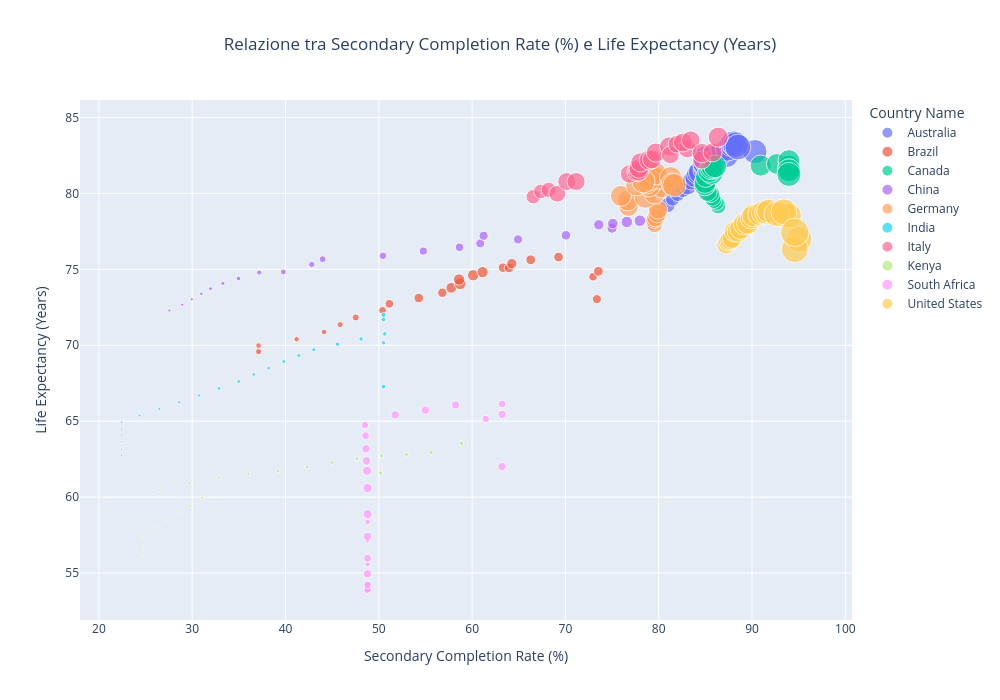

This figure's notebook cell:
### Markdown cell above
## 2. Relazioni tra Educazione e Sviluppo

### Code cell
# Relazione tra Secondary Completion e Life Expectancy
fig = plot_scatter_relationships(
    df,
    x_col='Secondary Completion Rate (%)',
    y_col='Life Expectancy (Years)',
    size_col='GDP per Capita',
)
fig.show()

# Calcola correlazione
corr = df['Secondary Completion Rate (%)'].corr(df['Life Expectancy (Years)'])
print(f"\nCorrelazione: {corr:.3f}")

### Figure 1 — Plotly figure (JSON) as saved in the notebook; plotly's stock layout.template omitted (floating-point values rounded to 4 significant figures)
{"data": [{"customdata": [["Australia", 2000], ["Australia", 2001], ["Australia", 2002], ["Australia", 2003], ["Australia", 2004], ["Australia", 2005], ["Australia", 2006], ["Australia", 2007], ["Australia", 2008], ["Australia", 2009], ["Australia", 2010], ["Australia", 2011], ["Australia", 2012], ["Australia", 2013], ["Australia", 2014], ["Australia", 2015], ["Australia", 2016], ["Australia", 2017], ["Australia", 2018], ["Australia", 2019], ["Australia", 2020], ["Australia", 2021], ["Australia", 2022], ["Australia", 2023]], "hovertemplate": "Country Name=%{customdata[0]}<br>Secondary Completion Rate (%)=%{x}<br>Life Expectancy (Years)=%{y}<br>GDP per Capita=%{marker.size}<br>Year=%{customdata[1]}<extra></extra>", "legendgroup": "Australia", "marker": {"color": "#636efa", "size": [21870.0, 19700.0, 20300.0, 23720.0, 30840.0, 34480.0, 36600.0, 41050.0, 49700.0, 42820.0, 52140.0, 62610.0, 68070.0, 68190.0, 62540.0, 56740.0, 49890.0, 53900.0, 57200.0, 54970.0, 51790.0, 60610.0, 65000.0, 64840.0], "sizemode": "area", "sizeref": 194.7, "symbol": "circle"}, "mode": "markers", "name": "Australia", "orientation": "v", "showlegend": true, "type": "scatter", "x": [80.96, 81.49, 82.02, 82.6, 83.1, 83.52, 83.84, 84.09, 84.39, 84.8, 85.02, 85.03, 85.02, 85.19, 85.03, 85.79, 87.3, 86.41, 90.31, 87.34, 87.7, 88.01, 88.25, 88.49], "xaxis": "x", "y": [79.23, 79.63, 79.94, 80.24, 80.49, 80.84, 81.04, 81.29, 81.4, 81.54, 81.7, 81.9, 82.05, 82.15, 82.3, 82.4, 82.45, 82.5, 82.75, 82.9, 83.2, 83.3, 83.2, 83.05], "yaxis": "y"}, {"customdata": [["Brazil", 2000], ["Brazil", 2001], ["Brazil", 2002], ["Brazil", 2003], ["Brazil", 2004], ["Brazil", 2005], ["Brazil", 2006], ["Brazil", 2007], ["Brazil", 2008], ["Brazil", 2009], ["Brazil", 2010], ["Brazil", 2011], ["Brazil", 2012], ["Brazil", 2013], ["Brazil", 2014], ["Brazil", 2015], ["Brazil", 2016], ["Brazil", 2017], ["Brazil", 2018], ["Brazil", 2019], ["Brazil", 2020], ["Brazil", 2021], ["Brazil", 2022]], "hovertemplate": "Country Name=%{customdata[0]}<br>Secondary Completion Rate (%)=%{x}<br>Life Expectancy (Years)=%{y}<br>GDP per Capita=%{marker.size}<br>Year=%{customdata[1]}<extra></extra>", "legendgroup": "Brazil", "marker": {"color": "#EF553B", "size": [3767.0, 3176.0, 2856.0, 3091.0, 3664.0, 4828.0, 5934.0, 7410.0, 8908.0, 8679.0, 11400.0, 13400.0, 12520.0, 12460.0, 12270.0, 8936.0, 8836.0, 10080.0, 9301.0, 9030.0, 7074.0, 7973.0, 9281.0], "sizemode": "area", "sizeref": 194.7, "symbol": "circle"}, "mode": "markers", "name": "Brazil", "orientation": "v", "showlegend": true, "type": "scatter", "x": [37.11, 37.11, 41.19, 44.13, 45.85, 47.52, 50.4, 51.13, 54.28, 56.81, 57.77, 58.72, 58.6, 60.11, 61.12, 63.31, 63.95, 64.25, 66.28, 69.26, 72.96, 73.37, 73.53], "xaxis": "x", "y": [69.58, 69.98, 70.4, 70.88, 71.36, 71.83, 72.3, 72.73, 73.11, 73.46, 73.78, 74.05, 74.33, 74.61, 74.82, 75.11, 75.08, 75.38, 75.63, 75.81, 74.51, 73.04, 74.87], "yaxis": "y"}, {"customdata": [["Canada", 2000], ["Canada", 2001], ["Canada", 2002], ["Canada", 2003], ["Canada", 2004], ["Canada", 2005], ["Canada", 2006], ["Canada", 2007], ["Canada", 2008], ["Canada", 2009], ["Canada", 2010], ["Canada", 2011], ["Canada", 2012], ["Canada", 2013], ["Canada", 2014], ["Canada", 2015], ["Canada", 2016], ["Canada", 2017], ["Canada", 2018], ["Canada", 2019], ["Canada", 2020], ["Canada", 2021], ["Canada", 2022]], "hovertemplate": "Country Name=%{customdata[0]}<br>Secondary Completion Rate (%)=%{x}<br>Life Expectancy (Years)=%{y}<br>GDP per Capita=%{marker.size}<br>Year=%{customdata[1]}<extra></extra>", "legendgroup": "Canada", "marker": {"color": "#00cc96", "size": [24270.0, 23820.0, 24260.0, 28300.0, 32150.0, 36380.0, 40500.0, 44660.0, 46710.0, 40870.0, 47560.0, 52220.0, 52670.0, 52640.0, 50960.0, 43590.0, 42310.0, 45130.0, 46540.0, 46350.0, 43540.0, 52890.0, 56260.0], "sizemode": "area", "sizeref": 194.7, "symbol": "circle"}, "mode": "markers", "name": "Canada", "orientation": "v", "showlegend": true, "type": "scatter", "x": [86.36, 86.18, 85.92, 85.74, 85.54, 85.23, 85.04, 84.92, 84.96, 85.03, 85.7, 85.44, 85.63, 85.79, 86.05, 90.93, 92.66, 93.95, 93.95, 93.95, 93.95, 93.95, 93.95], "xaxis": "x", "y": [79.17, 79.4, 79.53, 79.72, 79.99, 80.11, 80.54, 80.54, 80.72, 81.07, 81.32, 81.48, 81.66, 81.74, 81.78, 81.83, 81.94, 81.81, 81.81, 82.16, 81.54, 81.52, 81.25], "yaxis": "y"}, {"customdata": [["China", 2000], ["China", 2001], ["China", 2002], ["China", 2003], ["China", 2004], ["China", 2005], ["China", 2006], ["China", 2007], ["China", 2008], ["China", 2009], ["China", 2010], ["China", 2011], ["China", 2012], ["China", 2013], ["China", 2014], ["China", 2015], ["China", 2016], ["China", 2017], ["China", 2018], ["China", 2019], ["China", 2020], ["China", 2021], ["China", 2022], ["China", 2023]], "hovertemplate": "Country Name=%{customdata[0]}<br>Secondary Completion Rate (%)=%{x}<br>Life Expectancy (Years)=%{y}<br>GDP per Capita=%{marker.size}<br>Year=%{customdata[1]}<extra></extra>", "legendgroup": "China", "marker": {"color": "#ab63fa", "size": [969.2, 1065.0, 1164.0, 1307.0, 1531.0, 1778.0, 2129.0, 2735.0, 3523.0, 3898.0, 4629.0, 5704.0, 6405.0, 7147.0, 7781.0, 8175.0, 8255.0, 8980.0, 10090.0, 10340.0, 10630.0, 12890.0, 12970.0, 12950.0], "sizemode": "area", "sizeref": 194.7, "symbol": "circle"}, "mode": "markers", "name": "China", "orientation": "v", "showlegend": true, "type": "scatter", "x": [27.54, 28.93, 29.96, 30.98, 31.96, 33.29, 34.96, 37.18, 39.77, 42.81, 43.97, 50.44, 54.77, 58.64, 60.87, 64.92, 61.23, 70.06, 74.99, 73.58, 75.08, 76.58, 77.98, 79.3], "xaxis": "x", "y": [72.29, 72.68, 73.03, 73.39, 73.73, 74.08, 74.4, 74.79, 74.83, 75.32, 75.67, 75.89, 76.2, 76.45, 76.71, 76.97, 77.21, 77.24, 77.71, 77.94, 78.02, 78.12, 78.2, 77.95], "yaxis": "y"}, {"customdata": [["Germany", 2000], ["Germany", 2001], ["Germany", 2002], ["Germany", 2003], ["Germany", 2004], ["Germany", 2005], ["Germany", 2006], ["Germany", 2007], ["Germany", 2008], ["Germany", 2009], ["Germany", 2010], ["Germany", 2011], ["Germany", 2012], ["Germany", 2013], ["Germany", 2014], ["Germany", 2015], ["Germany", 2016], ["Germany", 2017], ["Germany", 2018], ["Germany", 2019], ["Germany", 2020], ["Germany", 2021], ["Germany", 2022], ["Germany", 2023]], "hovertemplate": "Country Name=%{customdata[0]}<br>Secondary Completion Rate (%)=%{x}<br>Life Expectancy (Years)=%{y}<br>GDP per Capita=%{marker.size}<br>Year=%{customdata[1]}<extra></extra>", "legendgroup": "Germany", "marker": {"color": "#FFA15A", "size": [23930.0, 23880.0, 25490.0, 30710.0, 34570.0, 35080.0, 36980.0, 42350.0, 46390.0, 42490.0, 42410.0, 47650.0, 44740.0, 47220.0, 48970.0, 41910.0, 42960.0, 45530.0, 48870.0, 47620.0, 47380.0, 52270.0, 49690.0, 53940.0], "sizemode": "area", "sizeref": 194.7, "symbol": "circle"}, "mode": "markers", "name": "Germany", "orientation": "v", "showlegend": true, "type": "scatter", "x": [79.56, 79.49, 79.47, 79.67, 79.86, 79.94, 76.77, 76.67, 78.56, 75.95, 79.56, 80.24, 77.6, 78.98, 79.28, 78.76, 79.77, 79.98, 78.95, 79.69, 81.28, 78.37, 81.45, 81.67], "xaxis": "x", "y": [77.93, 78.33, 78.23, 78.38, 78.68, 78.93, 79.13, 79.53, 79.74, 79.84, 79.99, 80.44, 80.54, 80.49, 81.09, 80.64, 80.99, 80.99, 80.89, 81.29, 81.04, 80.79, 80.61, 80.54], "yaxis": "y"}, {"customdata": [["India", 2000], ["India", 2001], ["India", 2002], ["India", 2003], ["India", 2004], ["India", 2005], ["India", 2006], ["India", 2007], ["India", 2008], ["India", 2009], ["India", 2010], ["India", 2011], ["India", 2012], ["India", 2013], ["India", 2014], ["India", 2015], ["India", 2016], ["India", 2017], ["India", 2018], ["India", 2019], ["India", 2020], ["India", 2021], ["India", 2022], ["India", 2023]], "hovertemplate": "Country Name=%{customdata[0]}<br>Secondary Completion Rate (%)=%{x}<br>Life Expectancy (Years)=%{y}<br>GDP per Capita=%{marker.size}<br>Year=%{customdata[1]}<extra></extra>", "legendgroup": "India", "marker": {"color": "#19d3f3", "size": [442.8, 450.4, 469.1, 544.1, 624.3, 710.5, 801.7, 1022.0, 992.5, 1095.0, 1348.0, 1445.0, 1429.0, 1433.0, 1554.0, 1584.0, 1708.0, 1950.0, 1966.0, 2041.0, 1907.0, 2240.0, 2347.0, 2530.0], "sizemode": "area", "sizeref": 194.7, "symbol": "circle"}, "mode": "markers", "name": "India", "orientation": "v", "showlegend": true, "type": "scatter", "x": [22.43, 22.43, 22.43, 22.43, 22.43, 22.43, 24.36, 26.48, 28.61, 30.73, 32.86, 34.98, 36.59, 38.2, 39.81, 41.42, 43.03, 45.57, 48.1, 50.63, 50.5, 50.5, 50.5, 50.5], "xaxis": "x", "y": [62.75, 63.16, 63.65, 64.09, 64.48, 64.94, 65.37, 65.8, 66.25, 66.7, 67.16, 67.62, 68.08, 68.5, 68.93, 69.33, 69.71, 70.07, 70.42, 70.75, 70.16, 67.28, 71.7, 72.0], "yaxis": "y"}, {"customdata": [["Italy", 2000], ["Italy", 2001], ["Italy", 2002], ["Italy", 2003], ["Italy", 2004], ["Italy", 2005], ["Italy", 2006], ["Italy", 2007], ["Italy", 2008], ["Italy", 2009], ["Italy", 2010], ["Italy", 2011], ["Italy", 2012], ["Italy", 2013], ["Italy", 2014], ["Italy", 2015], ["Italy", 2016], ["Italy", 2017], ["Italy", 2018], ["Italy", 2019], ["Italy", 2020], ["Italy", 2021], ["Italy", 2022], ["Italy", 2023]], "hovertemplate": "Country Name=%{customdata[0]}<br>Secondary Completion Rate (%)=%{x}<br>Life Expectancy (Years)=%{y}<br>GDP per Capita=%{marker.size}<br>Year=%{customdata[1]}<extra></extra>", "legendgroup": "Italy", "marker": {"color": "#FF6692", "size": [20190.0, 20570.0, 22450.0, 27580.0, 31350.0, 32060.0, 33540.0, 37830.0, 40830.0, 37100.0, 35860.0, 38430.0, 34850.0, 35700.0, 36030.0, 30640.0, 31390.0, 32840.0, 34900.0, 33810.0, 32090.0, 36850.0, 35650.0, 39070.0], "sizemode": "area", "sizeref": 194.7, "symbol": "circle"}, "mode": "markers", "name": "Italy", "orientation": "v", "showlegend": true, "type": "scatter", "x": [66.55, 67.37, 68.2, 69.13, 70.14, 71.14, 76.88, 77.64, 77.85, 77.87, 78.03, 78.96, 79.27, 79.69, 81.13, 81.25, 81.98, 83.07, 82.59, 83.43, 84.61, 84.62, 85.78, 86.38], "xaxis": "x", "y": [79.78, 80.13, 80.23, 79.98, 80.78, 80.78, 81.28, 81.43, 81.49, 81.64, 82.04, 82.19, 82.24, 82.69, 83.09, 82.54, 83.24, 82.95, 83.35, 83.5, 82.2, 82.65, 82.7, 83.7], "yaxis": "y"}, {"customdata": [["Kenya", 2000], ["Kenya", 2001], ["Kenya", 2002], ["Kenya", 2003], ["Kenya", 2004], ["Kenya", 2005], ["Kenya", 2006], ["Kenya", 2007], ["Kenya", 2008], ["Kenya", 2009], ["Kenya", 2010], ["Kenya", 2011], ["Kenya", 2012], ["Kenya", 2013], ["Kenya", 2014], ["Kenya", 2015], ["Kenya", 2016], ["Kenya", 2017], ["Kenya", 2018], ["Kenya", 2019], ["Kenya", 2020], ["Kenya", 2022]], "hovertemplate": "Country Name=%{customdata[0]}<br>Secondary Completion Rate (%)=%{x}<br>Life Expectancy (Years)=%{y}<br>GDP per Capita=%{marker.size}<br>Year=%{customdata[1]}<extra></extra>", "legendgroup": "Kenya", "marker": {"color": "#B6E880", "size": [414.6, 410.7, 402.9, 442.9, 463.7, 523.5, 699.8, 840.2, 915.5, 1048.0, 1092.0, 1096.0, 1285.0, 1371.0, 1483.0, 1489.0, 1554.0, 1667.0, 1836.0, 1960.0, 1928.0, 2110.0], "sizemode": "area", "sizeref": 194.7, "symbol": "circle"}, "mode": "markers", "name": "Kenya", "orientation": "v", "showlegend": true, "type": "scatter", "x": [24.66, 24.67, 24.69, 24.7, 25.97, 27.25, 28.52, 29.79, 31.07, 26.53, 29.69, 32.85, 36.01, 39.17, 42.32, 44.98, 47.64, 50.29, 52.95, 55.61, 50.17, 58.86], "xaxis": "x", "y": [56.08, 56.5, 56.76, 57.37, 57.95, 58.51, 59.06, 59.41, 59.96, 60.48, 60.92, 61.28, 61.54, 61.73, 61.99, 62.28, 62.53, 62.72, 62.82, 62.94, 61.6, 63.55], "yaxis": "y"}, {"customdata": [["South Africa", 2000], ["South Africa", 2001], ["South Africa", 2002], ["South Africa", 2003], ["South Africa", 2004], ["South Africa", 2005], ["South Africa", 2006], ["South Africa", 2007], ["South Africa", 2008], ["South Africa", 2009], ["South Africa", 2010], ["South Africa", 2011], ["South Africa", 2012], ["South Africa", 2013], ["South Africa", 2014], ["South Africa", 2015], ["South Africa", 2016], ["South Africa", 2017], ["South Africa", 2018], ["South Africa", 2019], ["South Africa", 2020], ["South Africa", 2021], ["South Africa", 2022], ["South Africa", 2023]], "hovertemplate": "Country Name=%{customdata[0]}<br>Secondary Completion Rate (%)=%{x}<br>Life Expectancy (Years)=%{y}<br>GDP per Capita=%{marker.size}<br>Year=%{customdata[1]}<extra></extra>", "legendgroup": "South Africa", "marker": {"color": "#FF97FF", "size": [3218.0, 2847.0, 2688.0, 4062.0, 5221.0, 5837.0, 6077.0, 6592.0, 6185.0, 6375.0, 7973.0, 8646.0, 8077.0, 7332.0, 6857.0, 6112.0, 5651.0, 6618.0, 6914.0, 6534.0, 5581.0, 6843.0, 6523.0, 6023.0], "sizemode": "area", "sizeref": 194.7, "symbol": "circle"}, "mode": "markers", "name": "South Africa", "orientation": "v", "showlegend": true, "type": "scatter", "x": [48.79, 48.79, 48.79, 48.79, 48.79, 48.79, 48.79, 48.79, 48.79, 48.79, 48.79, 48.79, 48.74, 48.68, 48.63, 48.57, 48.52, 51.75, 54.99, 58.22, 61.46, 63.21, 63.21, 63.21], "xaxis": "x", "y": [58.37, 57.16, 55.58, 54.24, 53.96, 53.91, 54.22, 54.95, 55.98, 57.41, 58.89, 60.6, 61.74, 62.39, 63.18, 64.05, 64.75, 65.42, 65.73, 66.07, 65.15, 62.01, 65.45, 66.14], "yaxis": "y"}, {"customdata": [["United States", 2000], ["United States", 2001], ["United States", 2002], ["United States", 2003], ["United States", 2004], ["United States", 2005], ["United States", 2006], ["United States", 2007], ["United States", 2008], ["United States", 2009], ["United States", 2010], ["United States", 2011], ["United States", 2012], ["United States", 2013], ["United States", 2014], ["United States", 2015], ["United States", 2016], ["United States", 2017], ["United States", 2018], ["United States", 2019], ["United States", 2020], ["United States", 2021], ["United States", 2022]], "hovertemplate": "Country Name=%{customdata[0]}<br>Secondary Completion Rate (%)=%{x}<br>Life Expectancy (Years)=%{y}<br>GDP per Capita=%{marker.size}<br>Year=%{customdata[1]}<extra></extra>", "legendgroup": "United States", "marker": {"color": "#FECB52", "size": [36330.0, 37130.0, 38000.0, 39490.0, 41720.0, 44120.0, 46300.0, 48050.0, 48570.0, 47190.0, 48640.0, 50020.0, 51710.0, 53300.0, 55150.0, 56850.0, 57980.0, 60050.0, 62880.0, 65230.0, 64400.0, 71310.0, 77860.0], "sizemode": "area", "sizeref": 194.7, "symbol": "circle"}, "mode": "markers", "name": "United States", "orientation": "v", "showlegend": true, "type": "scatter", "x": [87.26, 87.44, 87.62, 87.86, 88.13, 88.46, 88.78, 89.18, 89.55, 89.9, 90.12, 90.76, 91.16, 91.53, 91.78, 92.99, 93.59, 93.96, 92.64, 93.4, 95.04, 94.58, 94.58], "xaxis": "x", "y": [76.64, 76.84, 76.94, 77.04, 77.49, 77.49, 77.69, 77.99, 78.04, 78.39, 78.54, 78.64, 78.74, 78.74, 78.84, 78.69, 78.54, 78.54, 78.64, 78.79, 76.98, 76.33, 77.43], "yaxis": "y"}], "layout": {"height": 700, "legend": {"itemsizing": "constant", "title": {"text": "Country Name"}, "tracegroupgap": 0}, "title": {"text": "Relazione tra Secondary Completion Rate (%) e Life Expectancy (Years)", "x": 0.5}, "width": 1000, "xaxis": {"anchor": "y", "domain": [0, 1], "title": {"text": "Secondary Completion Rate (%)"}}, "yaxis": {"anchor": "x", "domain": [0, 1], "title": {"text": "Life Expectancy (Years)"}}}}
